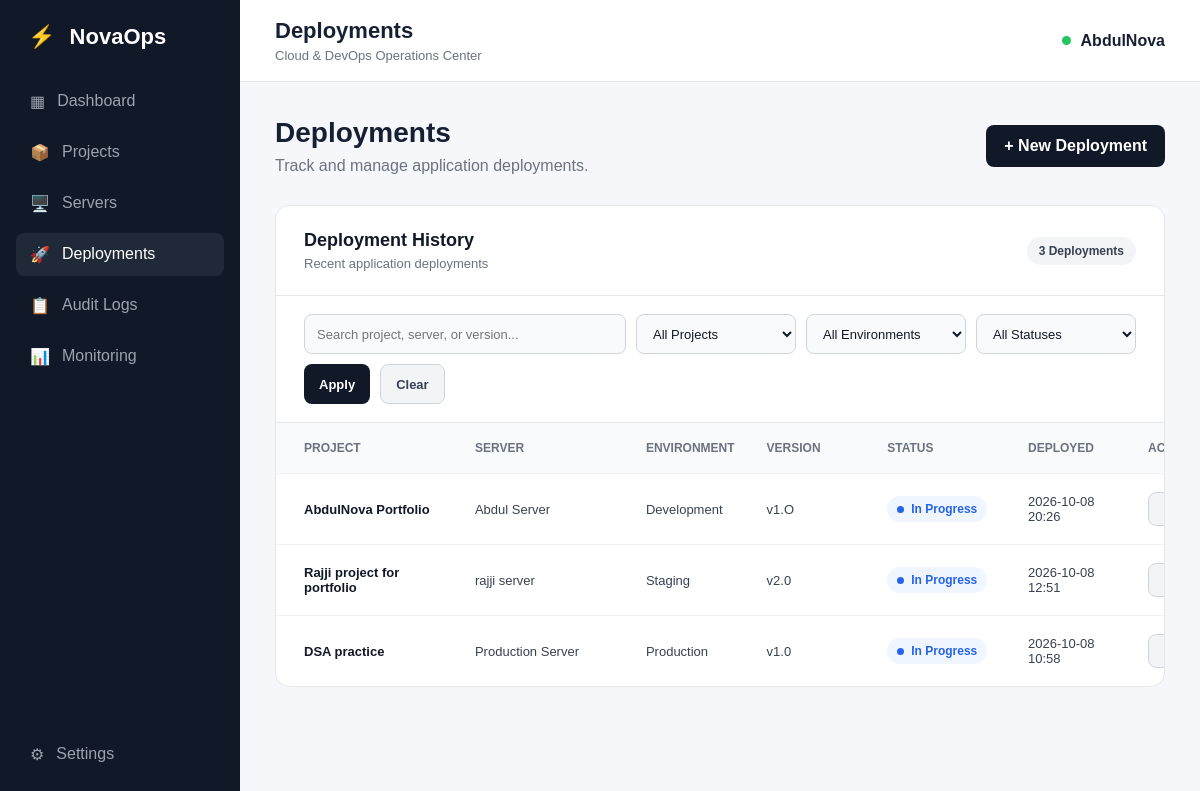
Screenshot of /deployments with the database file from the repository.
### app.py (models this page shows)
class Deployment(db.Model):
    id = db.Column(
        db.Integer,
        primary_key=True
    )
    project_id = db.Column(
        db.Integer,
        db.ForeignKey("project.id"),
        nullable=False
    )
    server_id = db.Column(
        db.Integer,
        db.ForeignKey("server.id"),
        nullable=False
    )
    environment = db.Column(
        db.String(50),
        nullable=False
    )
    version = db.Column(
        db.String(50),
        nullable=False
    )
    status = db.Column(
        db.String(50),
        nullable=False
    )
    deployed_at = db.Column(
        db.DateTime,
        default=india_now,
        nullable=False
    )
    project = db.relationship(
        "Project",
        backref="deployments"
    )
    server = db.relationship(
        "Server",
        backref="deployments"
    )

class Project(db.Model):
    id = db.Column(
        db.Integer,
        primary_key=True
    )
    name = db.Column(
        db.String(100),
        nullable=False
    )
    description = db.Column(
        db.Text,
        nullable=False
    )
    status = db.Column(
        db.String(50),
        nullable=False
    )
    servers = db.relationship(
        "Server",
        backref="project",
        lazy=True
    )

class Server(db.Model):
    id = db.Column(
        db.Integer,
        primary_key=True
    )
    name = db.Column(
        db.String(100),
        nullable=False
    )
    ip_address = db.Column(
        db.String(50),
        nullable=False
    )
    provider = db.Column(
        db.String(50),
        nullable=False
    )
    region = db.Column(
        db.String(50),
        nullable=False
    )
    status = db.Column(
        db.String(50),
        nullable=False
    )
    project_id = db.Column(
        db.Integer,
        db.ForeignKey("project.id"),
        nullable=True
    )

### app.py (the view, shortened to what this page needs)
@app.route("/deployments")
def deployments():
    search = request.args.get(
        "search",
        ""
    ).strip()
    project_id = request.args.get(
        "project_id",
        ""
    ).strip()
    environment = request.args.get(
        "environment",
        ""
    ).strip()
    status = request.args.get(
        "status",
        ""
    ).strip()
    query = Deployment.query
    if project_id:
        query = query.filter(
            Deployment.project_id == int(
                project_id
            )
        )
    if environment:
        query = query.filter(
            Deployment.environment == environment
        )
    if status:
        query = query.filter(
            Deployment.status == status
        )
    deployments = query.order_by(
        Deployment.deployed_at.desc()
    ).all()
    projects = Project.query.order_by(
        Project.name.asc()
    ).all()
    return render_template(
        "deployments.html",
        deployments=deployments,
        projects=projects,
        search=search,
        project_id=project_id,
        environment=environment,
        status=status
    )

### templates/deployments.html (shortened to what this page needs)
{% extends "base.html" %}
{% block page_title %}
Deployments
{% endblock %}
{% block content %}
<div class="welcome">
    <div>
        <h1>Deployments</h1>
        <p>Track and manage application deployments.</p>
    </div>
    <a href="{{ url_for('new_deployment') }}" class="primary-btn">
        + New Deployment
    </a>
</div>
<div class="server-card">
    <div class="server-card-header">
        <div>
            <h2>Deployment History</h2>
            <p>Recent application deployments</p>
        </div>
        <span class="server-count">
            {{ deployments|length }} Deployments
        </span>
    </div>
    <div class="deployment-filters">
        <form method="GET" action="{{ url_for('deployments') }}">
            <div class="deployment-filter-search">
                <input type="text" name="search" value="{{ search }}"
                    placeholder="Search project, server, or version...">
            </div>
            <div class="deployment-filter-select">
                <select name="project_id">
                    <option value="">
                        All Projects
                    </option>
                </select>
            </div>
            <div class="deployment-filter-select">
                <select name="environment">
                    <option value="">
                        All Environments
                    </option>
                </select>
            </div>
            <div class="deployment-filter-select">
                <select name="status">
                    <option value="">
                        All Statuses
                    </option>
                </select>
            </div>
            <button type="submit" class="filter-btn">
                Apply
            </button>
            <a href="{{ url_for('deployments') }}" class="clear-filter-btn">
                Clear
            </a>
        </form>
    </div>
    <div class="server-table">
        <div class="server-table-header">
            <span>Project</span>
            <span>Server</span>
            <span>Environment</span>
            <span>Version</span>
            <span>Status</span>
            <span>Deployed</span>
            <span>Actions</span>
        </div>
        {% for deployment in deployments %}
        <div class="server-row">
            <span class="server-name">
                {{ deployment.project.name }}
            </span>
            <span>
                {{ deployment.server.name }}
            </span>
            <span>
                {{ deployment.environment }}
            </span>
            <span>
                {{ deployment.version }}
            </span>
            <span class="server-status
    {% if deployment.status == 'Successful' %}
        status-running
    {% elif deployment.status == 'In Progress' %}
        status-progress
    {% elif deployment.status == 'Failed' %}
        status-failed
    {% endif %}">
                <span class="status-indicator"></span>
                {{ deployment.status }}
            </span>
            <span>
                {{ deployment.deployed_at.strftime("%Y-%m-%d %H:%M") }}
            </span>
            <div class="server-actions">
                <a href="{{ url_for(
                        'edit_deployment',
                        deployment_id=deployment.id
                    ) }}" class="secondary-btn">
                </a>
            </div>
        </div>
        {% endfor %}
    </div>
</div>
{% endblock %}

### static/css/style.css (style rules this page uses)
* { margin: 0; padding: 0; box-sizing: border-box; }
body { font-family: Arial, sans-serif; background: #f5f7fb; color: #172033; }
.welcome { display: flex; justify-content: space-between; align-items: center; margin-bottom: 30px; }
.welcome h1 { font-size: 28px; margin-bottom: 8px; }
.welcome p { color: #6b7280; }
.primary-btn { display: inline-flex; align-items: center; justify-content: center; border: none; background: #111827; color: white; padding: 12px 18px; border-radius: 8px; cursor: pointer; font-weight: 600; text-decoration: none; transition: 0.2s; }
.secondary-btn { background: #f3f4f6; color: #374151; border: 1px solid #d1d5db; }
.server-card { background: #ffffff; border: 1px solid #e5e7eb; border-radius: 14px; overflow: hidden; }
.server-card-header { display: flex; align-items: center; justify-content: space-between; padding: 24px 28px; border-bottom: 1px solid #e5e7eb; }
.server-card-header h2 { font-size: 18px; color: #111827; }
.server-card-header p { margin-top: 5px; color: #6b7280; font-size: 13px; }
.server-count { padding: 7px 12px; background: #f3f4f6; color: #374151; border-radius: 20px; font-size: 12px; font-weight: 600; }
.server-table { width: 100%; }
.server-table-header, .server-row { display: grid; grid-template-columns: 1.5fr 1.5fr 1fr 1fr 1.2fr 100px 150px; align-items: center; column-gap: 20px; padding: 18px 28px; }
.server-table-header { background: #f9fafb; color: #6b7280; font-size: 12px; font-weight: 600; text-transform: uppercase; }
.server-row { border-top: 1px solid #f0f0f0; color: #374151; font-size: 13px; }
.server-name { font-weight: 600; color: #111827; }
.server-status { display: inline-flex; align-items: center; gap: 7px; justify-self: start; padding: 6px 10px; border-radius: 20px; font-size: 12px; font-weight: 600; }
.status-indicator { width: 7px; height: 7px; border-radius: 50%; background: currentColor; }
.server-actions { display: flex; align-items: center; justify-content: flex-start; gap: 8px; white-space: nowrap; }
.server-actions .secondary-btn, .server-actions .danger-btn { width: 64px; height: 34px; display: inline-flex; align-items: center; justify-content: center; padding: 0; border-radius: 8px; font-family: inherit; font-size: 12px; font-weight: 600; text-decoration: none; box-sizing: border-box; transition: all 0.2s ease; }
.server-actions .secondary-btn { background: #f3f4f6; color: #374151; border: 1px solid #d1d5db; }
@media (max-width: 1200px) { .server-table { overflow-x: auto; } }
@media (max-width: 1200px) { .server-table-header, .server-row { min-width: 1050px; } }
.status-progress { background: #eff6ff; color: #2563eb; }
.filter-btn, .clear-filter-btn { height: 40px; display: inline-flex; align-items: center; justify-content: center; padding: 0 15px; border-radius: 8px; font-family: inherit; font-size: 13px; font-weight: 600; text-decoration: none; box-sizing: border-box; transition: 0.2s; }
.filter-btn { border: none; background: #111827; color: #ffffff; cursor: pointer; }
.clear-filter-btn { background: #f3f4f6; color: #374151; border: 1px solid #d1d5db; }
.deployment-filters { padding: 18px 28px; background: #ffffff; border-bottom: 1px solid #e5e7eb; }
.deployment-filters form { display: flex; align-items: center; gap: 10px; flex-wrap: wrap; }
.deployment-filter-search { flex: 1; min-width: 260px; }
.deployment-filter-search input, .deployment-filter-select select { width: 100%; height: 40px; padding: 0 12px; border: 1px solid #d1d5db; border-radius: 8px; background: #f9fafb; color: #111827; font-family: inherit; font-size: 13px; outline: none; transition: 0.2s; }
.deployment-filter-select { width: 160px; }
.deployment-filter-select select { cursor: pointer; }

### rows the page displays
Deployment: project.name "AbdulNova Portfolio", server.name "Abdul Server", environment "Development", version "v1.O", status "In Progress", deployed_at "2026-10-08 20:26"
Deployment: project.name "Rajji project for portfolio", server.name "rajji server", environment "Staging", version "v2.0", status "In Progress", deployed_at "2026-10-08 12:51"
Deployment: project.name "DSA practice", server.name "Production Server", environment "Production", version "v1.0", status "In Progress", deployed_at "2026-10-08 10:58"

### other values shown
{{ deployments|length }} "3"
